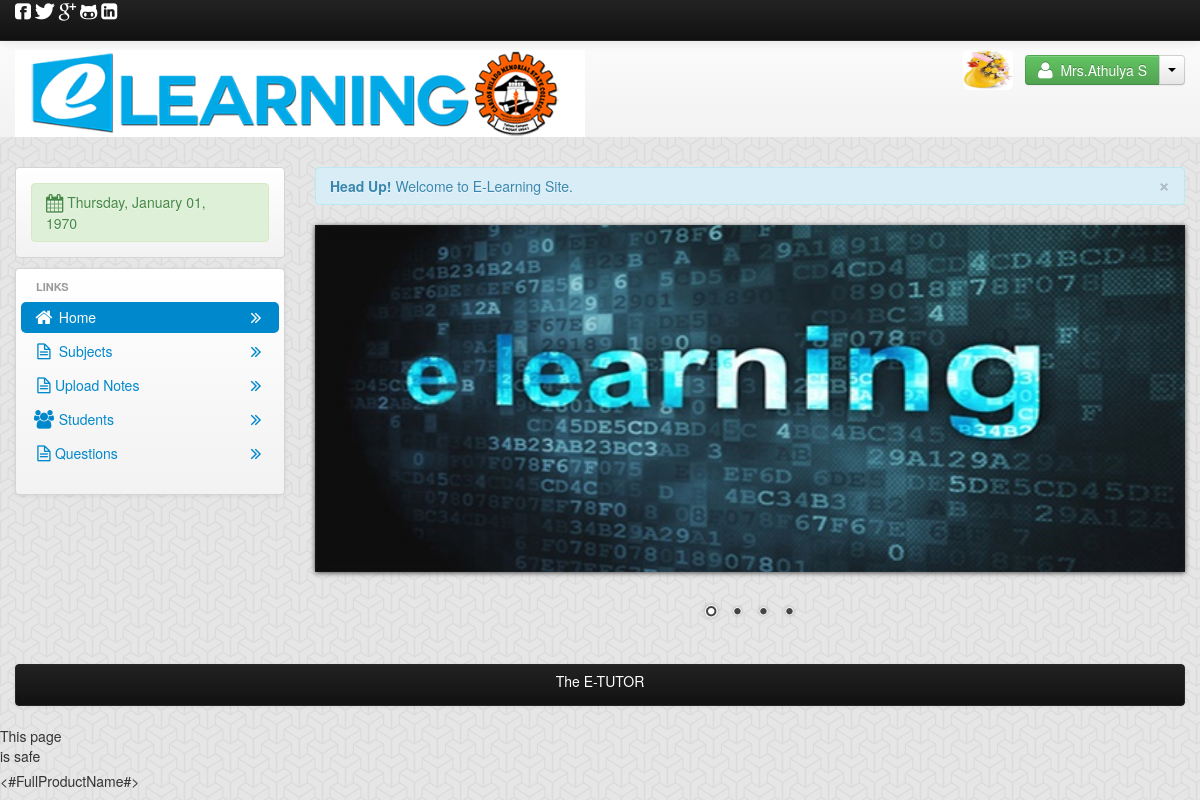
The app's page /teacher_home.php (signed in) with its own data.
### tables this page shows
CREATE TABLE `tbl_teacher` (
  `teacher_id` int(11) NOT NULL AUTO_INCREMENT,
  `dept_id` int(11) NOT NULL,
  `username` varchar(150) NOT NULL,
  `password` varchar(150) NOT NULL,
  `firstname` varchar(150) NOT NULL,
  `lastname` varchar(150) NOT NULL,
  `middlename` varchar(150) NOT NULL,
  `email` varchar(150) NOT NULL,
  `student_id` int(11) NOT NULL,
  `image` varchar(500) NOT NULL,
  PRIMARY KEY (`teacher_id`)
);

### session.php (called while the page is built, shortened)
<?php
$session_id=$_SESSION['id'];
?>

### navhead_user.php (the view, shortened to what this page needs)
<div class="row-fluid">
    <div class="span12">
        <div class="navbar navbar-fixed-top navbar-inverse">
            <div class="navbar-inner">
                <div class="container">
                    <div class="nav-collapse collapse">
                       <i class="icon-facebook-sign icon-large" id="color_white"></i>
                        <i class="icon-twitter icon-large" id="color_white"></i>
                        <i class="icon-google-plus icon-large" id="color_white"></i>
                        <i class="icon-github-alt icon-large" id="color_white"></i>
                        <i class="icon-linkedin-sign icon-large" id="color_white"></i>
                    </div>
                </div>
            </div>
        </div>
        <div class="hero-unit-header">
            <div class="container">
                <div class="row-fluid">
                    <div class="span12">
                        <div class="row-fluid">
                            <div class="span6">
                             <img src="admin/images/head.png">
                            </div>
                            <div class="span6">
                                <div class="pull-right">
                                  <?php
                                    $student_query=mysql_query("select * from tbl_teacher where teacher_id='$session_id'")or die(mysql_error());
                                    $teacher_row=  mysql_fetch_array($student_query);
                                    ?>
                                     <img  src="admin/<?php echo $teacher_row['image']; ?>"  class="img img-rounded" id="picture">
                                    <div class="btn-group">
                                        <button class="btn btn-success"><i class="icon-user icon-large"></i>&nbsp; <?php echo $user_row['firstname'] . " " . $user_row['lastname']; ?></button>
                                        <button class="btn dropdown-toggle" data-toggle="dropdown">
                                            <span class="caret"></span>
                                        </button>
                                    </div>
                                </div>
                            </div>
                        </div>
                    </div>
                </div>
            </div>
        </div>

### records on screen
tbl_teacher: image (picture), firstname "Mrs.Athulya", lastname "S"
